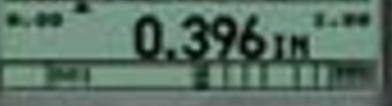
//> input picture thicknessImage/IMG_8.png, 392 x 106 px
$ ./detect2   (built with g++ and OpenCV 4)
//> lines starting //> are read from the running program, lines starting //| are printed output that depends on the picture; after the words box and inside, x2 and y2 are one past the last pixel; in counts of white or black regions, pixels touching at a corner belong together
#include <opencv2/opencv.hpp>
#include <tesseract/baseapi.h>
#include <leptonica/allheaders.h>
#include <iostream>
#include <regex>

// 前処理とクロップを行う関数
cv::Mat preprocessAndCrop(const cv::Mat& image, int x, int y, int width, int height) {
    // グレースケール
    cv::Mat gray;
    cv::cvtColor(image, gray, cv::COLOR_BGR2GRAY);

    // ROIでクロップ
    cv::Rect roi(x, y, width, height);
    cv::Mat cropped = gray(roi);

    // ぼかし＋しきい値処理
    cv::Mat blurred, thresh;
    cv::GaussianBlur(cropped, blurred, cv::Size(3, 3), 0);
    cv::threshold(blurred, thresh, 0, 255, cv::THRESH_BINARY + cv::THRESH_OTSU);

    return thresh;
}

// OCRで数字を抽出する関数
double extractNumberFromImage(const cv::Mat& thresh) {
    tesseract::TessBaseAPI tess;
    if (tess.Init(NULL, "eng", tesseract::OEM_LSTM_ONLY)) {
        throw std::runtime_error("Tesseract初期化に失敗しました");
    }

    tess.SetPageSegMode(tesseract::PSM_SINGLE_BLOCK);
    tess.SetVariable("tessedit_char_whitelist", "0123456789.");
    tess.SetImage((uchar*)thresh.data, thresh.cols, thresh.rows, 1, thresh.step);

    std::string text = tess.GetUTF8Text();

    // 正規表現で数字を抽出
    std::regex numberRegex(R"(\d+\.\d+|\d+)");
    std::smatch match;
    if (std::regex_search(text, match, numberRegex)) {
        std::string numberStr = match.str();
        // 「00.49」などの不正フォーマットを検出
        if (std::regex_match(numberStr, std::regex(R"(0\d+\.\d+|0\d+)"))) {
            throw std::invalid_argument("不正な数値形式が検出されました: " + numberStr);
        }

        // doubleに変換
        return std::stod(numberStr);
    }

    throw std::runtime_error("数値が認識できませんでした");
}

int main() {
    // 画像の読み込み
    cv::Mat image = cv::imread("../thicknessImage/IMG_8.png");
//> image is the input picture: 106 rows x 392 cols, CV_8UC3; mean B, G, R 102.3, 116.2, 91.5
    if (image.empty()) {
        std::cerr << "❌ 画像が読み込めません" << std::endl;
        return -1;
    }

    try {
        int width = image.cols;
//> width = 392
        int height = image.rows;
//> height = 106
        // cv::Mat thresh = preprocessAndCrop(image, int(width/4), 15, int(width/2 - 15), int(height/2 + 15));
        // cv::Mat thresh = preprocessAndCrop(image, int(width/4), int(height/3), int(width-width/4), int(height/2)); // IMG_6
        cv::Mat thresh = preprocessAndCrop(image, int(width/4), int(15), int(width/2-15), int(height/2+15)); // IMG_8
//> in preprocessAndCrop, `cv::cvtColor(image, gray, cv::COLOR_BGR2GRAY);`:
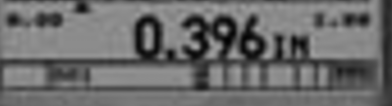
//> gray: 106 rows x 392 cols, CV_8UC1; min 1, max 169, mean 107.2
//> in preprocessAndCrop, `cv::Mat cropped = gray(roi);`:
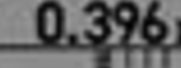
//> cropped: 68 rows x 181 cols, CV_8UC1; min 1, max 169, mean 99.4
//> in preprocessAndCrop, `cv::threshold(blurred, thresh, 0, 255, cv::THRESH_BINARY + cv::THRESH_..`:
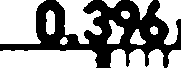
//> thresh: 68 rows x 181 cols, CV_8UC1; 58.7% white; 1 black region, box (x1, y1, x2, y2) and area: (0, 0, 181, 68) 5079
        // cv::Mat thresh = preprocessAndCrop(image, int(width/4), int(height/3+15), int(width/2-15), int(height/3)); // IMG_3
//> (the run ends here: the program needs code that is not available in this run, at `tesseract::TessBaseAPI tess;`)
